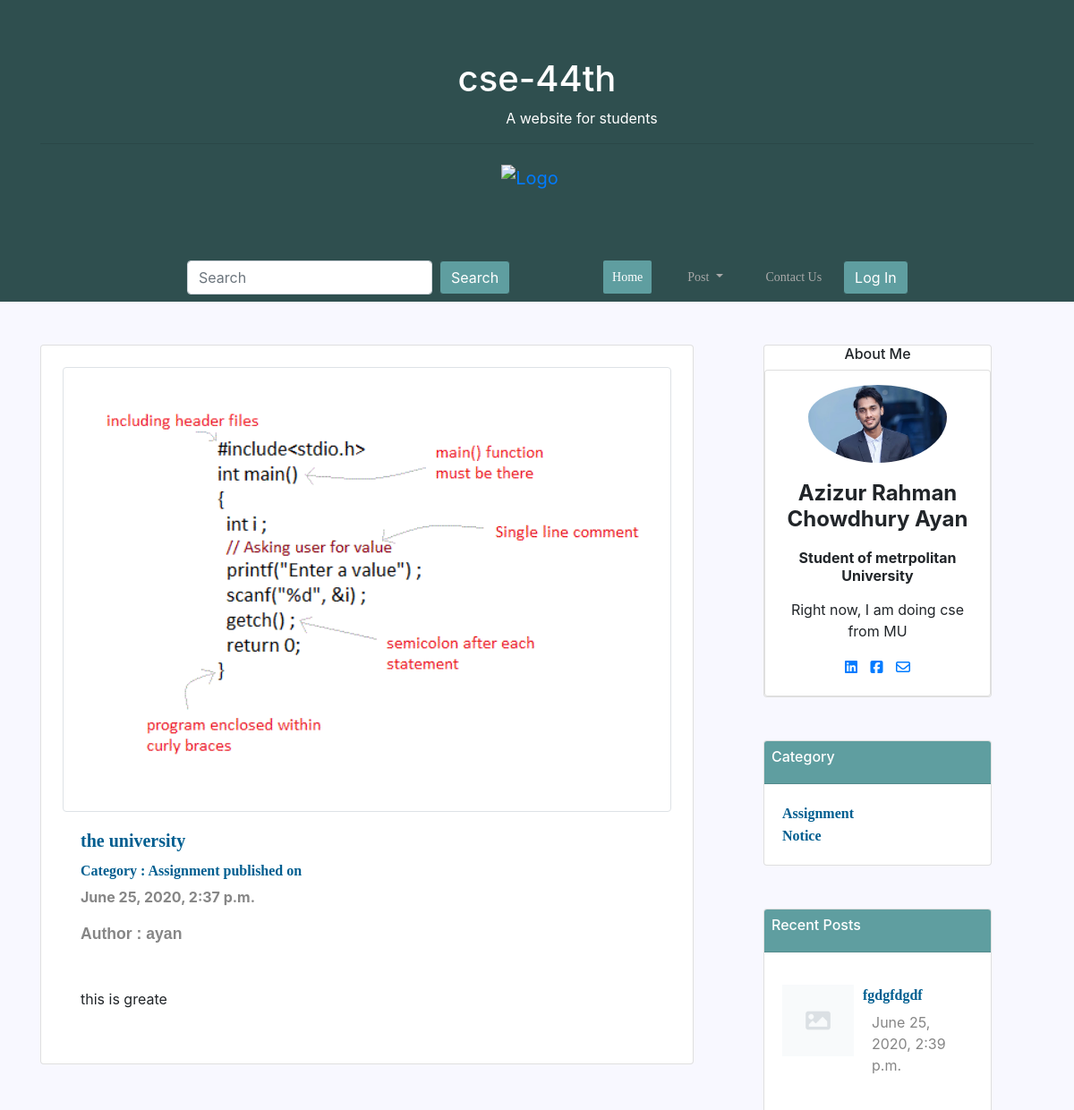
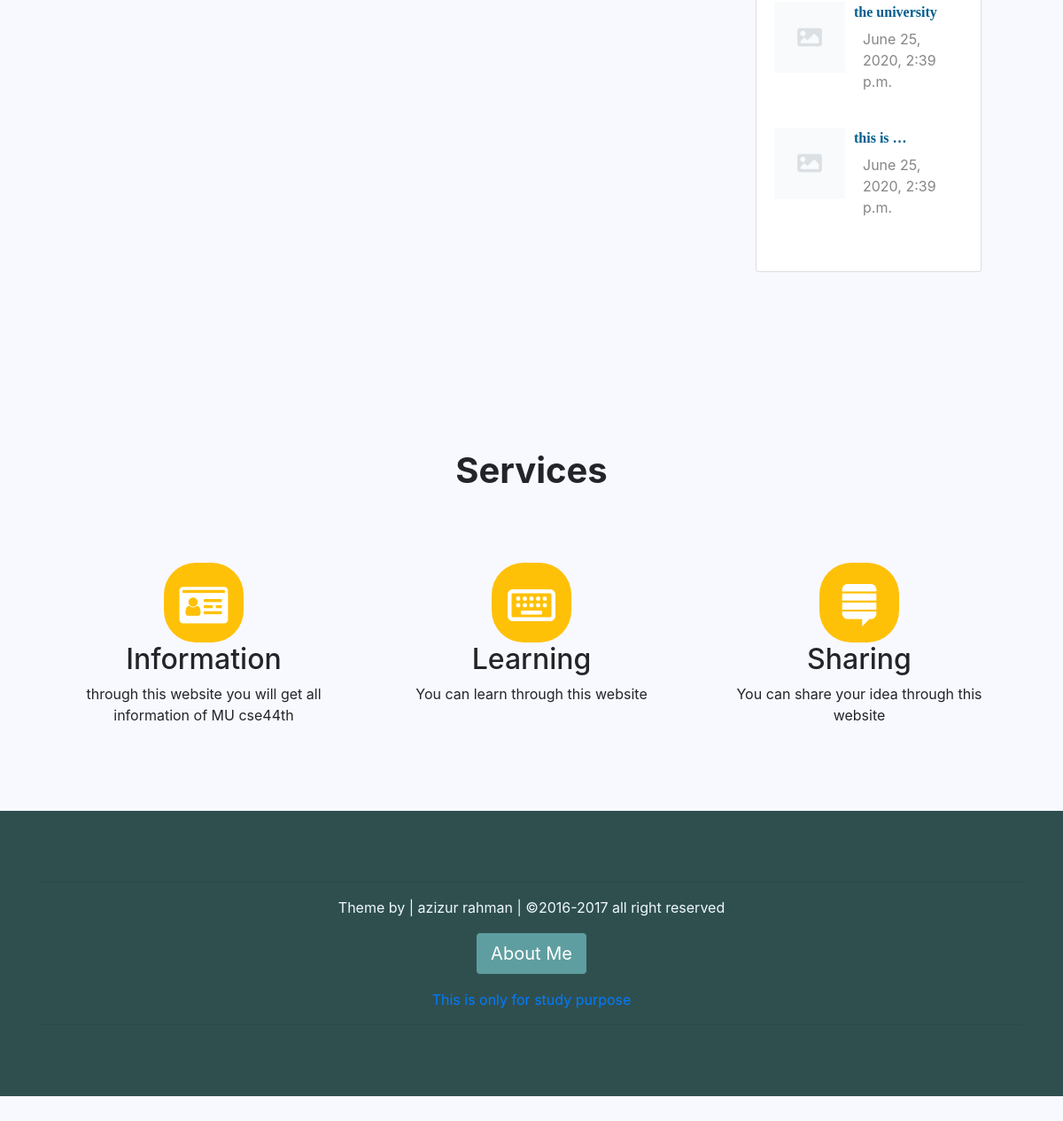
Page /6 on the committed database (2 pictures, top to bottom).
### post/models.py (models this page shows)
class Post(models.Model):
    category = models.ForeignKey(Category, on_delete=models.CASCADE)
    postAuthor = models.CharField(max_length=200)
    postId = models.AutoField(primary_key=True, auto_created=True)
    postTitle = models.CharField(max_length=200)
    postTimeDate = models.DateTimeField(auto_now_add=True, auto_now=False, blank=True)
    postText = models.TextField()
    postUrl = models.TextField(blank=True)
    postImage = models.ImageField(blank=True, null=True)
    def get_photo_url(self):
        if self.postImage and hasattr(self.postImage, 'url'):
            return self.postImage.url
        else:
            return "/static/no.png"

class Category(models.Model):
    category = models.CharField(max_length=200, primary_key=True)
    def __str__(self):
        return self.category

### home/views.py (the view)
# urls.py: path('<str:slug>', views.readMore, name='readMore'),
def readMore(request, slug):
    Recent = Post.objects.all().order_by('-postTimeDate')[0:3]
    post = Post.objects.filter(postId=slug).first()
    context = {'post': post,
             'Categories': Category.objects.all()[0:3],
             'RecentPost': Recent}
    return render(request, 'home/readMore.html', context)

### templates/home/readMore.html (shortened to what this page needs)
{% extends 'base.html' %}
{% load static %}
{% block hactive %}active{% endblock hactive %}
 {% block body %}
    <div class="row">
   <div class="col-sm-8">
          <div class="card pt-4 pl-4 pb-4 pr-4">
                     {% if post.postImage %}
                    <img src="{{post.postImage.url }} " class="img-fluid img-thumbnail img-rounded"
                        alt="Responsive image">
 {% endif %}
                    <div class="card-body">
                        <div class="card-title">
                            <h5 class="card-title post-title"> {{ post.postTitle }} </h5>
                            <h6 class="post-category">Category : {{post.category}}
                                published on</h6>
                            <p class="post-time ">
                                {{ post.postTimeDate }}
                            </p>
                            <div class="post-time mb-5">
                                <p class="post">Author : {{ post.postAuthor |truncatewords:2 }}</p>
                            </div>
                            <div class="card-text">
                                <p class="post">{{ post.postText  | safe | linebreaks }}</p>
                            </div>
                        </div>                        </div>
                    </div>
       </div>
        <div class="col-sm-3 ml-lg-5" >
          <div class="card text-center ">
                    <h6>About Me</h6>
<div class="card card-cascade">
  <div class="view view-cascade overlay">
    <img class="card-img-top rounded-circle pl-5 pr-5 pt-3" src="{% static 'aya.jpeg' %}" alt="Card image cap">
  </div>
  <div class="card-body card-body-cascade text-center">
    <h4 class="card-title"><strong>Azizur Rahman Chowdhury Ayan</strong></h4>
    <h6 class="font-weight-bold indigo-text py-2">Student of metrpolitan University</h6>
    <p class="card-text">Right now, I am doing cse from MU
    </p>
    <a href="https://www.linkedin.com/in/azizur-rahman-720636165"  class="btn-floating btn-small btn-fb"><i class="fa fa-linkedin-square

"></i></a>
    <a href="https://www.facebook.com/imayanchy/" class="btn-floating btn-small btn-tw" style="padding:10px;"><i class="fa fa-facebook-square

"></i></a>
    <a href="mailto:aaziz9642@gmail.com"  class="btn-floating btn-small btn-dribbble"><i class="fa fa-envelope-o"></i></a>
  </div>
</div>
                </div>
                 <div class="card mt-5">
                    <div class="card-header pl-2 pt-2 card-titles">
                        <h6>Category</h6>
                    </div>
                    <div class="card-body">
                          {% for post in Categories %}
                        <a href="#">
                            <span id="heading"> {{ post.category }} </span>
                        </a><br>
                           {% endfor %}
                    </div>
                </div>
 <div class="card mt-5">
                    <div class="card-header pl-2 pt-2 card-titles">
                        <h6>Recent Posts</h6>
                    </div>
                    <div class="card-body">
                        <div class="mt-3">
                             {% for post in RecentPost%}
                            <img style="float:left;" class="d-inline-block" src="{{ post.get_photo_url }}" height=80;
                                width=80; alt="abc">
                            <a href="#">
                                <p  style="margin-left:90px;" id="heading">
                                    {{ post.postTitle |truncatewords:2 }}
                                </p>
                            </a>
                            <p style="margin-left:100px; margin-top:-10px;" class="description">{{ post.postTimeDate }}</p>
                            <br>
                             {% endfor %}
                        </div>
                    </div>
                </div>
        </div>
</div>
 {% endblock body %}

### static/css/publicfile.css (style rules this page uses)
body { background-color :#F8F8FF; }
.card-titles { background-color:#5F9EA0 !important; color:#FFF }
#heading { font-family:bitter,georgia,"times new roman",times,serif; font-weight:bold; color:#005E90; }
.description { color:#868686; fon-weight:bold; margin-top:-2px; }
.post-title { font-family:bitter,georgia,"times new roman",times,serif; font-weight:bold; color:#005E90; }
.post-time { color:#868686; font-weight:bold; }
.post-category { font-family:bitter,georgia,"times new roman",times,serif; font-weight:bold; color:#005E90; }
.post { font-size: 1.1em; font-family: "lucida sans Unicode","Lucida Grand",sans-serif; text-align:justify; }

### rows in the picture
Post: postImage (picture), postTitle "the university", category "Assignment", postTimeDate "June 25, 2020, 2:37 p.m.", postAuthor "ayan", postText "this is greate"
Category: category "Assignment"
Category: category "Notice"
Post: postTitle "fgdgfdgdf", postTimeDate "June 25, 2020, 2:39 p.m."
Post: postTitle "the university", postTimeDate "June 25, 2020, 2:39 p.m."
Post: get_photo_url (picture), postTitle "this is …", postTimeDate "June 25, 2020, 2:39 p.m."
